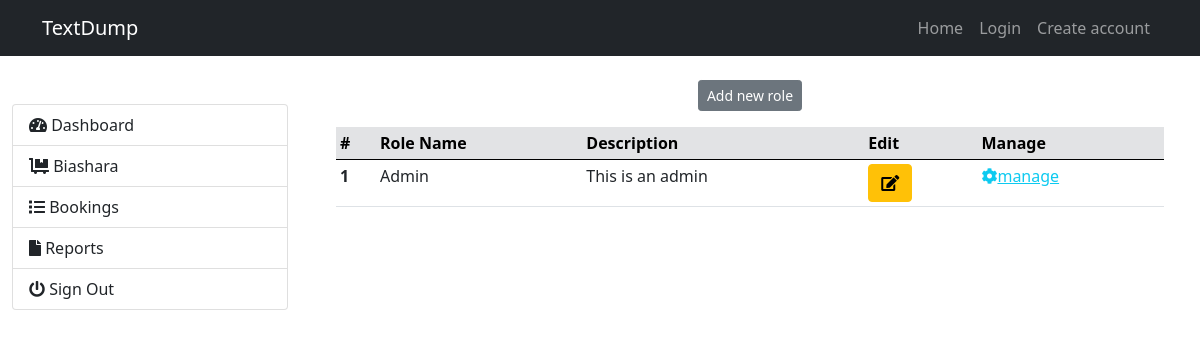
/roles, run on the app's committed database.
### models/roles.py (models this page shows, shortened)
class Role(db.Model):
    __tablename__ = "roles"
    id = db.Column(db.Integer, primary_key=True, nullable=False)
    role = db.Column(db.String(80), nullable=False)
    description = db.Column(db.String(255), nullable=False)
    created = db.Column(db.DateTime(timezone=True), server_default=func.now())
    updated_ = db.Column(db.DateTime(timezone=True), onupdate=func.now())
    users = db.relationship("User", backref="role", cascade="all, delete, delete-orphan")
    @classmethod
    def all(cls):
        return cls.query.all()

### main.py (the view, shortened to what this page needs)
@app.route("/roles", methods=["GET", "POST"])
def role():
    if request.method == "GET":
        roles = Role.all()
        return render_template("backend/role.html", roles=roles) #logged_in=logged_in, first_name=first_name

### main.py (called while the page is built)
@app.context_processor
def utility_processor():
    def disposable_bookings(disposableId: int):
        records = DisposableBooking.fetch_by_disposable_id(id=disposableId)
        return records
    return dict(disposable_bookings=disposable_bookings)

### templates/backend/role.html (shortened to what this page needs)
{% extends 'base2.html' %}
{% block content %}
    <div class="container">
        <div class="row">
            <div class="col d-flex justify-content-center">
                <button type="button" class="btn btn-sm btn-secondary" data-bs-toggle="modal" data-bs-target="#staticBackdrop">
                    Add new role
                </button>
            </div>
        </div>
        <div class="row mt-3">
            <div class="col">
                <table class="table table-sm">
                    <thead class="table-secondary ">
                      <tr>
                        <th scope="col">#</th>
                        <th scope="col">Role Name</th>
                        <th scope="col">Description</th>
                        <th scope="col">Edit</th>
                        <th scope="col">Manage</th>
                      </tr>
                    </thead>
                    <tbody>
                    {% for role in roles %}
                      <tr>
                        <th scope="row">{{ role.id }}</th>
                        <td>{{ role.role }}</td>
                        <td>{{ role.description }}</td>
                        <td>
                            <button type="button" class="btn btn-warning" data-bs-toggle="modal" data-bs-target="#editModal{{ role.id }}">
                                <i class="fas fa-edit"></i>
                            </button>
                        </td>
                        <td>
                            <a class="text-info mt-2" href="#"><i class="fas fa-cog"></i>manage</a>
                        </td>
                      </tr>
                      {% endfor %}
                    </tbody>
                  </table>
            </div>
        </div>
    </div>
{% endblock content %}

### data on the page
Role: id "1", role "Admin", description "This is an admin"
